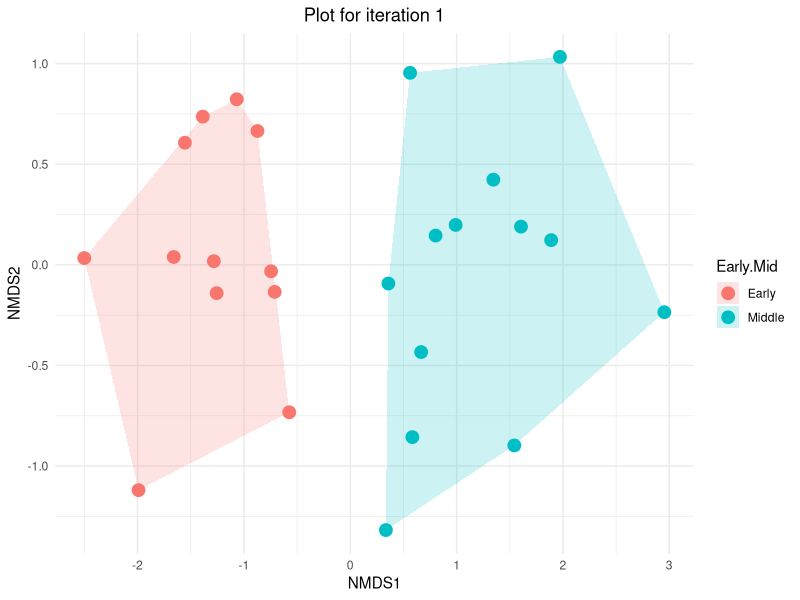
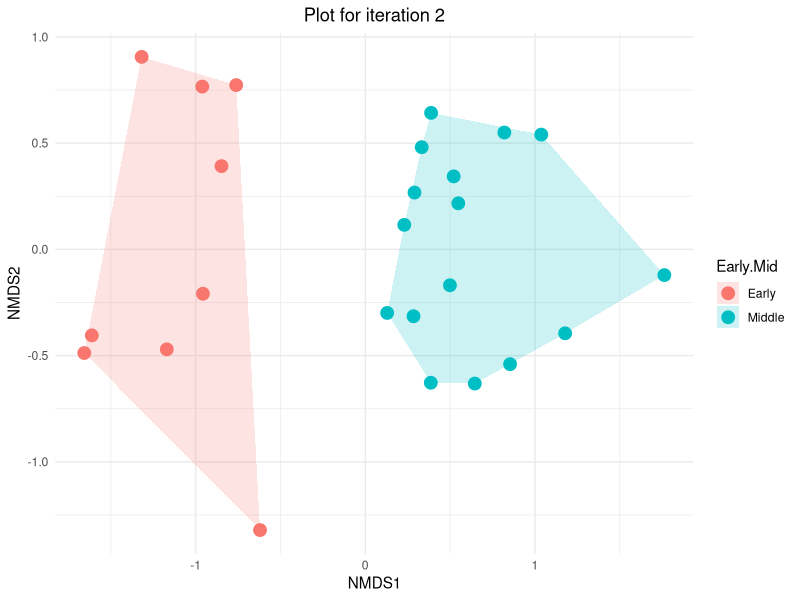
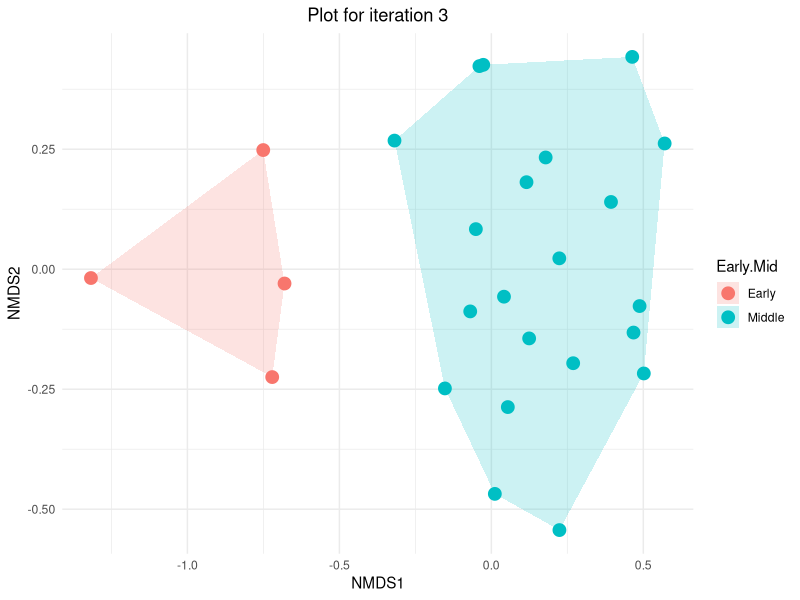
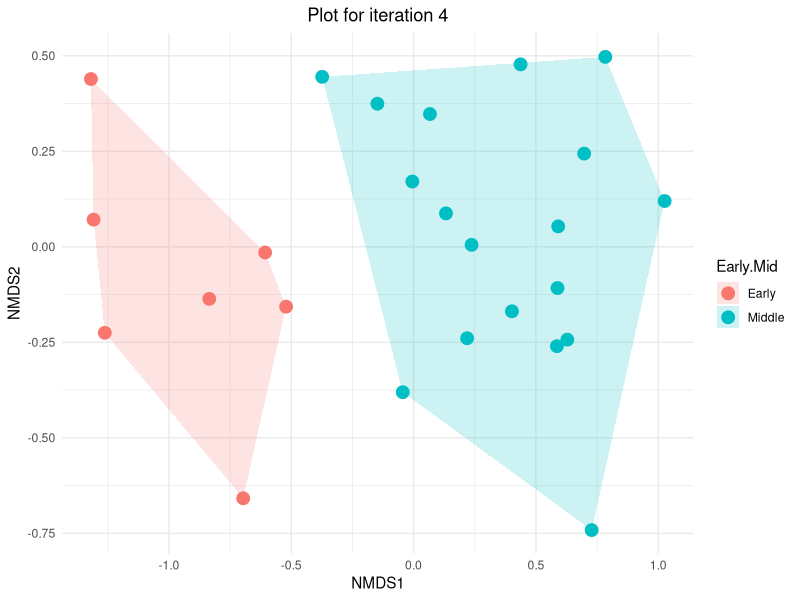
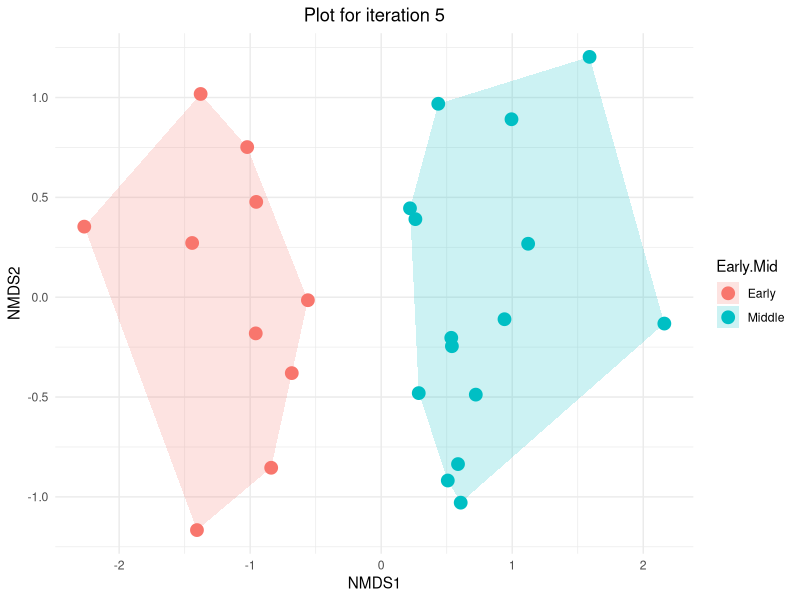
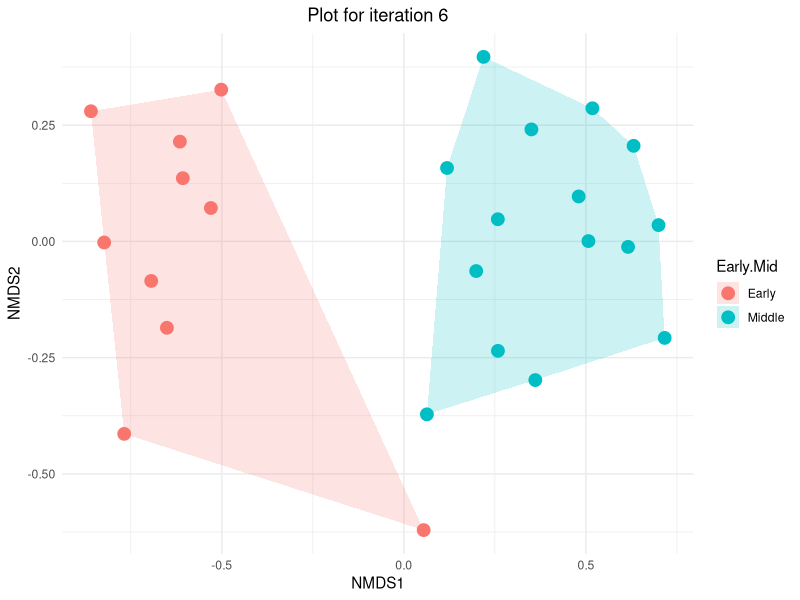
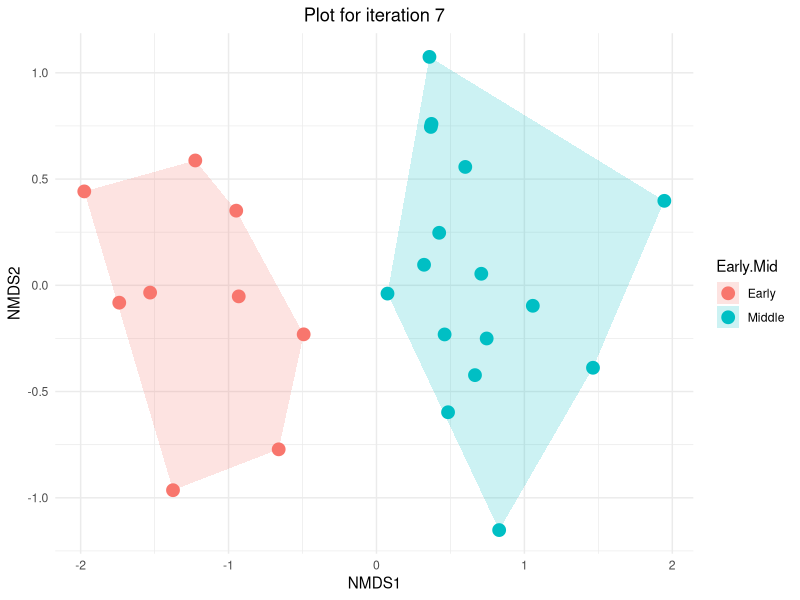
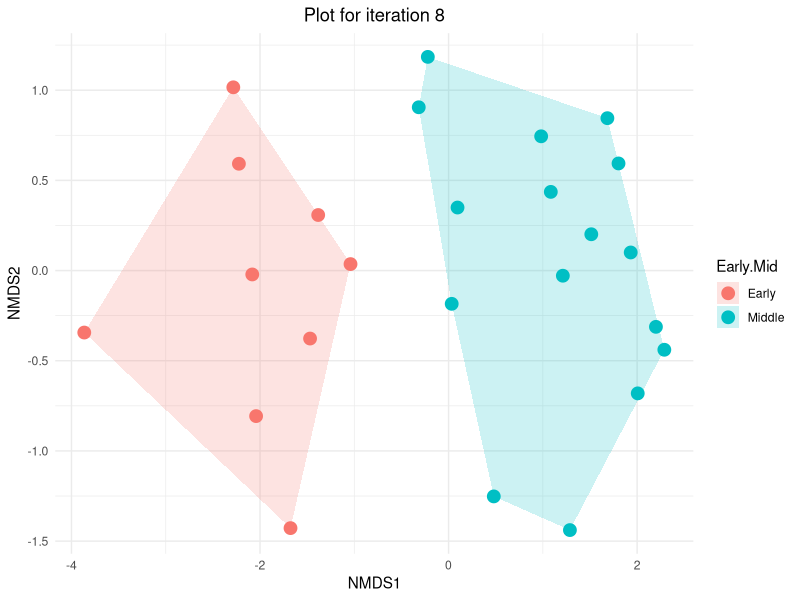

Reproduce these figures in R, in order. (Note: this script raises an error after producing the figures.)
# load libraries
library("dplyr")
library("vegan")
library("ggplot2")

# overhead for creating Results subdirectory
current_time <- Sys.time()
formatted_time <- format(current_time, "%Y-%m-%d_%H-%M-%S")
folder_name <- paste("Results", formatted_time, sep = " ")
dir.create(folder_name)

# load data and replace NAs with 0s
rawData <- read.csv("Data/RelativeDataset.csv")
data <- rawData %>% replace(is.na(.), 0) # ensure NA values are replaced with 0

mann_whitney_test <- function(NMDS1, Early.Mid, data.scores) {
  test <- wilcox.test(NMDS1 ~ Early.Mid, data = data.scores)  # Use exact = FALSE for larger samples
  U_stat <- test$statistic
  p_value <- test$p.value
  return(c(U_stat, p_value))
}

success = 0

# create function for looping NMDS and producing plots
findNMDS <- function(r, nit, plotIndices) {
  
  # Initialize matrices to store U-statistics and p-values
  results <- matrix(NA, nrow = nit, ncol = 1)
  colnames(results) <- c("Success/Fail")
  
  # Loop to perform the test nit times
  i = 1
  for (i in 1:nit) {
    
    # randomly cull data
    culled_data = data %>%
      slice_sample(prop = r)
    
    # CHECK 1: Make sure there are sufficient data (n = 5) in each sample to run U-test
    count_early = sum(culled_data$Early.Mid == "Early")
    count_mid = sum(culled_data$Early.Mid == "Middle")
    
    # if successful, run NMDS
    #if (count_early > 5 && count_mid > 5) {
      
      # make community matrix - extract columns with relative abundance information
      com = culled_data[,4:ncol(culled_data)]
      m_com = as.matrix(com)
      
      # run NMDS
      nmds = metaMDS(m_com, distance = "bray")
      
      # extract NMDS scores (x and y coordinates) and bind to Early/Mid
      data.scores = as.data.frame(scores(nmds)$sites)
      data.scores$Early.Mid = culled_data$Early.Mid
      
      #data.scores <- read.csv("Results 2025-02-11_11-25-17/NMDSdata1.csv")
    #}
      
    # CHECK 2: Make sure NMDS didn't return a 1-D or mostly 1-D solution
    z_scores = (data.scores$NMDS1 - mean(data.scores$NMDS1)) / sd(data.scores$NMDS1)
    outliers = abs(z_scores) > 3 # check for outliers outside 3 standard deviations
    
    # if solution is not 1-dimensional, conduct U-test
    #if (sum(outliers) != 1) {
      # make sure "Early" is on the left of the plot
      group_means <- aggregate(NMDS1 ~ Early.Mid, data = data.scores, mean)
      earlyMean <- group_means$NMDS1[group_means$Early.Mid == "Early"]
      midMean <- group_means$NMDS1[group_means$Early.Mid == "Middle"]
      if (earlyMean > midMean) {
        data.scores$NMDS1 <- -data.scores$NMDS1  # Flip the NMDS1 axis
      }
      
      write.csv(data.scores, paste0(folder_name, "/NMDSdata", i, ".csv"))
      
      # create plot using ggplot2 if iteration is less than or equal to plotIndices
      #if (i <= plotIndices) {
        # Function to calculate the convex hull for each group
        find_hull = function(df) df[chull(df$NMDS1, df$NMDS2), ]
        
        # Apply the function to your NMDS scores grouped by your factor
        hulls = data.scores %>%
          group_by(Early.Mid) %>%
          do(find_hull(.))
        
        # NMDS plot with convex hulls
        p = ggplot() +
          geom_polygon(data = hulls, aes(x = NMDS1, y = NMDS2, fill = Early.Mid), alpha = 0.2) + # Convex hulls
          geom_point(data = data.scores, aes(x = NMDS1, y = NMDS2, color = Early.Mid), size = 4) + # Points
          theme_minimal() +
          labs(x = "NMDS1", y = "NMDS2") +
          ggtitle(paste("Plot for iteration", i)) +
          theme(plot.title = element_text(hjust = 0.5))
        
        # Construct the filename
        file_name = sprintf("NMDS.%d.png", i)
        file_path = file.path(folder_name, file_name)
        
        # Save the plot
        ggsave(filename = file_path, plot = p, bg = "white")
        
        u_test = mann_whitney_test(NMDS1, Early.Mid, data.scores)
    #}

      
        if (all(count_early >= 5 && count_mid >= 5, sum(outliers) != 1, u_test[2] < 0.05)) {
          print("success")
          results[i,] = "success"
          success = success + 1
          
        } else {
          print("fail")
          results[i,] = "fail"
        }
        
        i = i + 1
  }
  
return(success)
}
    
# call function
results <- findNMDS(r = 0.1, # proportion of data not culled
                    nit = 80, # number of iterations
                    plotIndices = 20) # number of plots produced
results
    
write.csv(results, paste0(folder_name, "/success.csv"))    
      
# save individual results to the "Results" directory
file_name <- "individual.iterations.csv"
file_path <- file.path(folder_name, file_name)
write.csv(results, file = file_path, row.names = TRUE)

# Calculate the average U-statistic and p-value
average_U_stat <- mean(results[, "U_stat"])
average_p_value <- mean(results[, "p_value"])

# create matrix from summary results
names_vector <- c("Proportion of Data Remaining", "Number of Iterations", "Proportion of Plots",
                  "Average U-statistic", "Average p-value")
values_vector <- c(r, nit, plotIndices, average_U_stat, average_p_value)
matrix_data <- cbind(names_vector, values_vector)

# save summary results to the "Results" directory
file_name <- "summary.results.csv"
file_path <- file.path(folder_name, file_name)
write.csv(matrix_data, file = file_path, row.names = FALSE)
